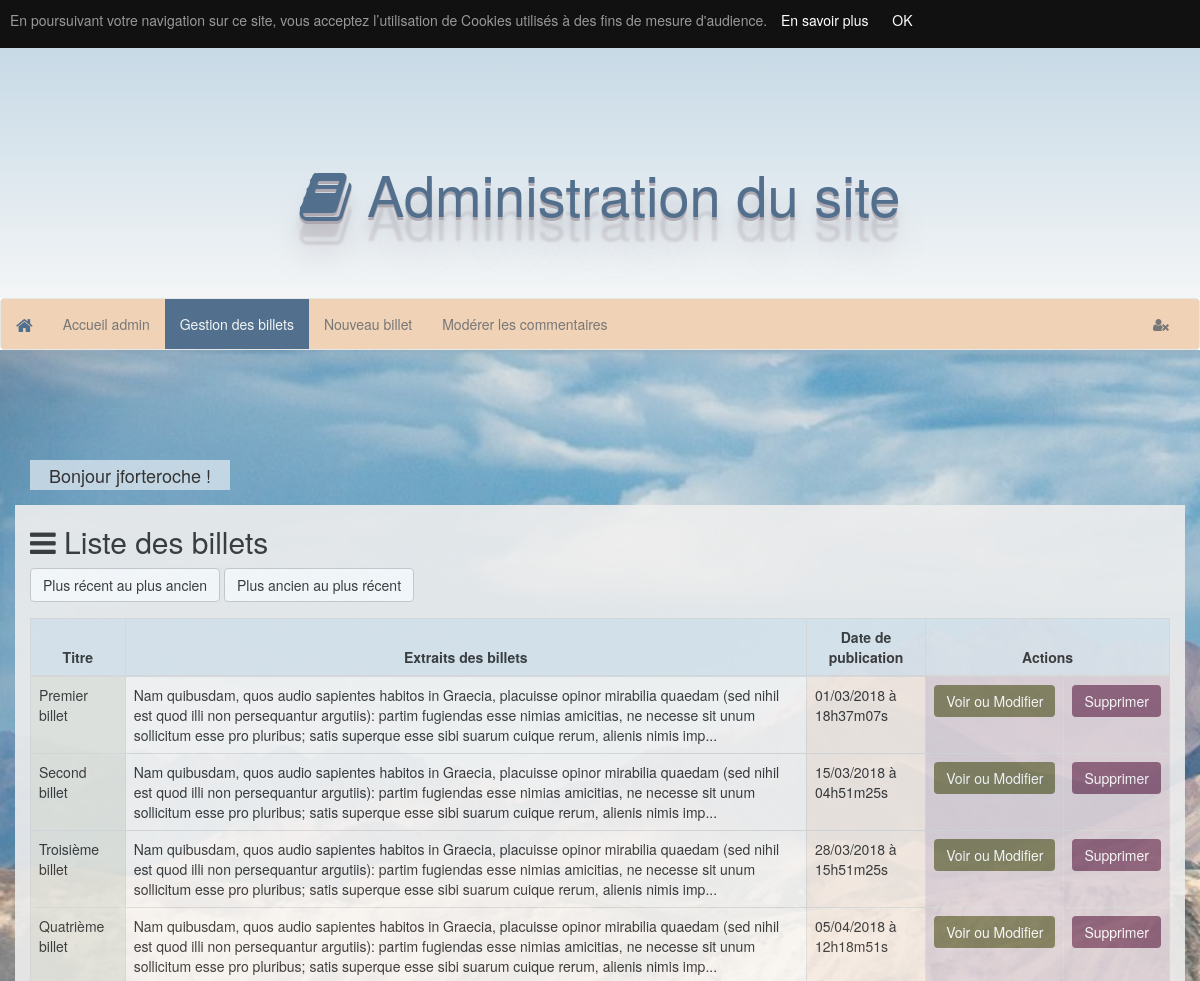
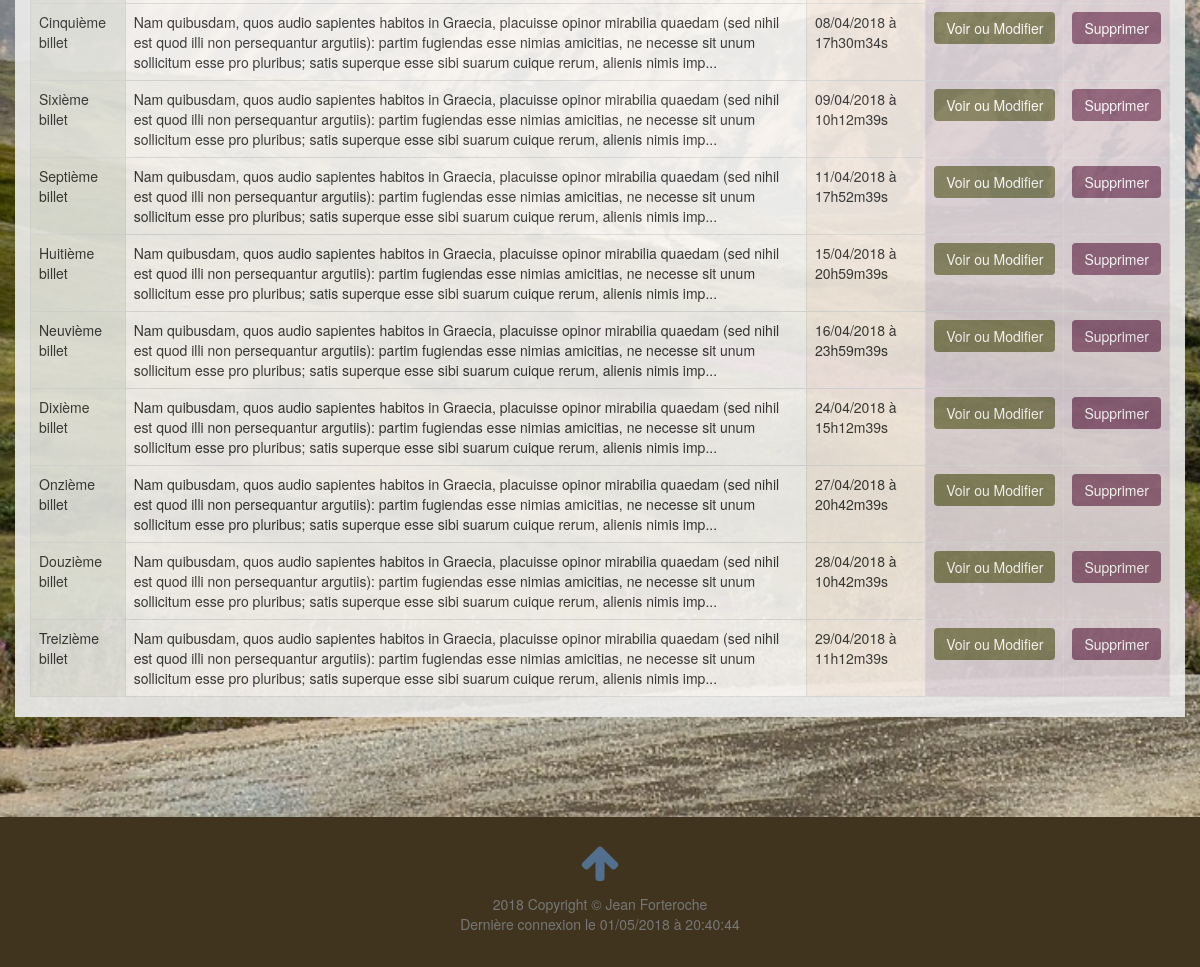
The app's page /index.php?action=postsManager (signed in) with its own data (2 pictures, top to bottom).
### tables this page shows
CREATE TABLE `posts` (
  `id` int(11) NOT NULL,
  `author` varchar(255) NOT NULL,
  `title` varchar(255) NOT NULL,
  `content` text NOT NULL,
  `creationDate` datetime NOT NULL
);

### controller/Backend.php (called while the page is built, shortened)
<?php
class Backend{
    public function postsManager(){
        $postsManager = new PostManager();
        $posts = $postsManager->getAllPostsExcerpt();
        require('view/backend/postsManager.php');
    }
}

### index.php (called while the page is built, shortened)
<?php
include_once('MyAutoload.php');
if($_GET) {
    $request = $_GET['action'];
} else {
    $request = "";
}
$router = new Router($request);
$router->renderController();

### model/PostManager.php (called while the page is built, shortened)
<?php
class PostManager extends Manager {
    public function getAllPostsExcerpt() {
        $db = $this->dbConnect();
        $req = $db->query('SELECT id, title, SUBSTRING(content, 1, 300) AS postExcerpt, author, DATE_FORMAT(creationDate, \'%d/%m/%Y à %Hh%im%ss\') AS creationDateFr FROM posts ORDER BY creationDate');
        $posts = array();
        while ($data = $req->fetch(\PDO::FETCH_ASSOC)){
            $post = new Posts();
            $post->hydrate($data);
            $posts[] = $post;
        }
        return $posts;
    }
}

### MyAutoload.php (called while the page is built, shortened)
<?php
class MyAutoload{
    public static function autoload($class){
        $path = str_replace('\\', '/', $class);
    }
}

### entity/Posts.php (called while the page is built, shortened)
<?php
class Posts extends Table{
    private $id;
    private $title;
    private $creationDateFr;
    private $postExcerpt;
    public function getPostExcerpt()
    {
        return $this->postExcerpt;
    }
    public function setPostExcerpt($postExcerpt)
    {
        $this->postExcerpt = $postExcerpt;
    }
    public function getId()
    {
        return $this->id;
    }
    public function setId($id)
    {
        $this->id = $id;
    }
    public function getTitle()
    {
        return $this->title;
    }
    public function setTitle($title)
    {
        $this->title = $title;
    }
    public function getCreationDateFr()
    {
        return $this->creationDateFr;
    }
    public function setCreationDateFr($creationDateFr)
    {
        $this->creationDateFr = $creationDateFr;
    }
}

### view/backend/postsManager.php (the view, shortened to what this page needs)
<div class="row table-row">
    <div class="col-lg-12">
        <h2><i class="fa fa-bars"></i> Liste des billets</h2>
        <div>
            <a href="index.php?action=postsManagerByDate" class="btn btn-default">Plus récent au plus ancien</a>
            <a href="index.php?action=postsManager" class="btn btn-default">Plus ancien au plus récent</a>
        </div>
        <div class="table-responsive">
            <table class="table table-hover table-bordered">
                <caption></caption>
                <thead>
                <tr>
                    <th class="info th" scope="col">Titre</th>
                    <th class="info th" scope="col">Extraits des billets</th>
                    <th class="info th" scope="col">Date de publication</th>
                    <th class="info th" scope="col" colspan="2">Actions</th>
                </tr>
                </thead>
                <tbody>
                <?php foreach ($posts as $post): ?>
                    <tr>
                        <td class="success" scope="row"><?= $post->getTitle(); ?></td>
                        <td class="default" scope="row"><?= strip_tags($post->getPostExcerpt()); ?>...</td>
                        <td class="warning" scope="row"><?= $post->getCreationDateFr(); ?></td>
                        <td class="danger" scope="row"><a href="index.php?action=viewOrChangePost&amp;postId=<?= $post->getId(); ?>" class="btn btn-success">Voir ou Modifier</a></td>
                        <td class="danger" scope="row"><a href="index.php?action=deletePost&amp;postId=<?= $post->getId(); ?>" class="btn btn-danger">Supprimer</a></td>
                    </tr>
                <?php endforeach; ?>
                </tbody>
            </table>
        </div>
    </div>
</div>
<?php require('template.php'); ?>

### assets/css/style.css (style rules this page uses)
body { overflow-x: hidden; }
.container, .container-fluid, .row { overflow: hidden; }
.fa { font-family: 'FontAwesome'; }
.tinymce-post-row, .table-row { background-color: #eee; opacity: 0.9; }
table { background-color: #F8F8F8 !important; }
th.info { background-color: rgba(113, 162, 192, 0.2)!important; }
td.success { background-color: rgba(66, 70, 9, 0.1)!important; }
td.danger { background-color: rgba(119, 65, 97, 0.2)!important; }
td.warning { background-color: rgba(240, 210, 182, 0.3)!important; }
td.default { background-color: rgba(249, 237, 230, 0.2)!important; }
.th { text-align: center; }
.admin-container .btn-success { background-color: rgba(66, 70, 9, 0.6)!important; border: none !important; }
.admin-container .btn-danger { background-color: rgba(119, 65, 97, 0.8) !important; border: none !important; }

### records on screen
posts: title "Premier billet", PostExcerpt "Nam quibusdam, quos audio sapientes habitos in Graecia, placuisse opinor mirabilia quaedam (sed nihil est quod illi non persequantur argutiis): partim fugiendas esse nimias amicitias, ne necesse sit unum sollicitum esse pro pluribus; satis superque esse sibi suarum cuique rerum, alienis nimis imp", CreationDateFr "01/03/2018 à 18h37m07s"
posts: title "Second billet", PostExcerpt "Nam quibusdam, quos audio sapientes habitos in Graecia, placuisse opinor mirabilia quaedam (sed nihil est quod illi non persequantur argutiis): partim fugiendas esse nimias amicitias, ne necesse sit unum sollicitum esse pro pluribus; satis superque esse sibi suarum cuique rerum, alienis nimis imp", CreationDateFr "15/03/2018 à 04h51m25s"
posts: title "Troisième billet", PostExcerpt "Nam quibusdam, quos audio sapientes habitos in Graecia, placuisse opinor mirabilia quaedam (sed nihil est quod illi non persequantur argutiis): partim fugiendas esse nimias amicitias, ne necesse sit unum sollicitum esse pro pluribus; satis superque esse sibi suarum cuique rerum, alienis nimis imp", CreationDateFr "28/03/2018 à 15h51m25s"
posts: title "Quatrième billet", PostExcerpt "Nam quibusdam, quos audio sapientes habitos in Graecia, placuisse opinor mirabilia quaedam (sed nihil est quod illi non persequantur argutiis): partim fugiendas esse nimias amicitias, ne necesse sit unum sollicitum esse pro pluribus; satis superque esse sibi suarum cuique rerum, alienis nimis imp", CreationDateFr "05/04/2018 à 12h18m51s"
posts: title "Cinquième billet", PostExcerpt "Nam quibusdam, quos audio sapientes habitos in Graecia, placuisse opinor mirabilia quaedam (sed nihil est quod illi non persequantur argutiis): partim fugiendas esse nimias amicitias, ne necesse sit unum sollicitum esse pro pluribus; satis superque esse sibi suarum cuique rerum, alienis nimis imp", CreationDateFr "08/04/2018 à 17h30m34s"
posts: title "Sixième billet", PostExcerpt "Nam quibusdam, quos audio sapientes habitos in Graecia, placuisse opinor mirabilia quaedam (sed nihil est quod illi non persequantur argutiis): partim fugiendas esse nimias amicitias, ne necesse sit unum sollicitum esse pro pluribus; satis superque esse sibi suarum cuique rerum, alienis nimis imp", CreationDateFr "09/04/2018 à 10h12m39s"
posts: title "Septième billet", PostExcerpt "Nam quibusdam, quos audio sapientes habitos in Graecia, placuisse opinor mirabilia quaedam (sed nihil est quod illi non persequantur argutiis): partim fugiendas esse nimias amicitias, ne necesse sit unum sollicitum esse pro pluribus; satis superque esse sibi suarum cuique rerum, alienis nimis imp", CreationDateFr "11/04/2018 à 17h52m39s"
posts: title "Huitième billet", PostExcerpt "Nam quibusdam, quos audio sapientes habitos in Graecia, placuisse opinor mirabilia quaedam (sed nihil est quod illi non persequantur argutiis): partim fugiendas esse nimias amicitias, ne necesse sit unum sollicitum esse pro pluribus; satis superque esse sibi suarum cuique rerum, alienis nimis imp", CreationDateFr "15/04/2018 à 20h59m39s"
posts: title "Neuvième billet", PostExcerpt "Nam quibusdam, quos audio sapientes habitos in Graecia, placuisse opinor mirabilia quaedam (sed nihil est quod illi non persequantur argutiis): partim fugiendas esse nimias amicitias, ne necesse sit unum sollicitum esse pro pluribus; satis superque esse sibi suarum cuique rerum, alienis nimis imp", CreationDateFr "16/04/2018 à 23h59m39s"
posts: title "Dixième billet", PostExcerpt "Nam quibusdam, quos audio sapientes habitos in Graecia, placuisse opinor mirabilia quaedam (sed nihil est quod illi non persequantur argutiis): partim fugiendas esse nimias amicitias, ne necesse sit unum sollicitum esse pro pluribus; satis superque esse sibi suarum cuique rerum, alienis nimis imp", CreationDateFr "24/04/2018 à 15h12m39s"
posts: title "Onzième billet", PostExcerpt "Nam quibusdam, quos audio sapientes habitos in Graecia, placuisse opinor mirabilia quaedam (sed nihil est quod illi non persequantur argutiis): partim fugiendas esse nimias amicitias, ne necesse sit unum sollicitum esse pro pluribus; satis superque esse sibi suarum cuique rerum, alienis nimis imp", CreationDateFr "27/04/2018 à 20h42m39s"
posts: title "Douzième billet", PostExcerpt "Nam quibusdam, quos audio sapientes habitos in Graecia, placuisse opinor mirabilia quaedam (sed nihil est quod illi non persequantur argutiis): partim fugiendas esse nimias amicitias, ne necesse sit unum sollicitum esse pro pluribus; satis superque esse sibi suarum cuique rerum, alienis nimis imp", CreationDateFr "28/04/2018 à 10h42m39s"
posts: title "Treizième billet", PostExcerpt "Nam quibusdam, quos audio sapientes habitos in Graecia, placuisse opinor mirabilia quaedam (sed nihil est quod illi non persequantur argutiis): partim fugiendas esse nimias amicitias, ne necesse sit unum sollicitum esse pro pluribus; satis superque esse sibi suarum cuique rerum, alienis nimis imp", CreationDateFr "29/04/2018 à 11h12m39s"

### other values on screen
$_SESSION['name'] "jforteroche"
date('d/m/Y à H:i:s', $_SESSION['time']) "01/05/2018 à 20:40:44"
